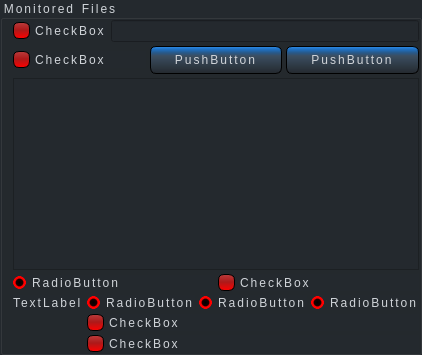
               <widget class="QGroupBox" name="mon_files_box">
                <property name="styleSheet">
                 <string notr="true">background-color: #24292E ;
font: 10pt &quot;MS Shell Dlg 2&quot;;
letter-spacing: 2px;
word-spacing: 1.4px;
color: #D0D4D9;
</string>
                </property>
                <property name="title">
                 <string>Monitored Files</string>
                </property>
                <property name="flat">
                 <bool>true</bool>
                </property>
                <property name="checkable">
                 <bool>false</bool>
                </property>
                <layout class="QVBoxLayout" name="verticalLayout_8">
                 <property name="spacing">
                  <number>0</number>
                 </property>
                 <property name="leftMargin">
                  <number>10</number>
                 </property>
                 <property name="topMargin">
                  <number>0</number>
                 </property>
                 <property name="rightMargin">
                  <number>0</number>
                 </property>
                 <property name="bottomMargin">
                  <number>0</number>
                 </property>
                 <item>
                  <layout class="QVBoxLayout" name="verticalLayout_6">
                   <property name="spacing">
                    <number>4</number>
                   </property>
                   <item>
                    <layout class="QHBoxLayout" name="horizontalLayout_22">
                     <item>
                      <widget class="QCheckBox" name="checkBox_26">
                       <property name="styleSheet">
                        <string notr="true">QCheckBox {
    spacing: 5px;
}
QCheckBox::indicator {
    width: 13px;
    height: 13px;
}
QCheckBox::indicator:unchecked {
background-color: qlineargradient(spread:reflect, x1:0.54, y1:1, x2:0.534, y2:0, stop:0 rgba(255, 0, 0, 255), stop:0.528409 rgba(173, 25, 25, 255), stop:1 rgba(187, 60, 60, 255));
border-style: outset;
border-width: 1px;
border-radius: 6px;
border-color: #000000;
min-width: 1em;
padding: 1px;
}
QCheckBox::indicator:checked {
background-color: qlineargradient(spread:reflect, x1:0.54, y1:1, x2:0.534, y2:0, stop:0 rgba(0, 255, 18, 255), stop:0.306818 rgba(10, 171, 24, 255), stop:0.636364 rgba(25, 173, 41, 255), stop:0.994318 rgba(33, 104, 47, 255));
border-style: outset;
border-width: 1px;
border-radius: 6px;
border-color: #000000;
min-width: 1em;
padding: 1px;
}</string>
                       </property>
                       <property name="text">
                        <string>CheckBox</string>
                       </property>
                      </widget>
                     </item>
                     <item>
                      <widget class="QLineEdit" name="lineEdit_5"/>
                     </item>
                    </layout>
                   </item>
                   <item>
                    <layout class="QHBoxLayout" name="horizontalLayout_23">
                     <item>
                      <widget class="QCheckBox" name="checkBox_27">
                       <property name="styleSheet">
                        <string notr="true">QCheckBox {
    spacing: 5px;
}
QCheckBox::indicator {
    width: 13px;
    height: 13px;
}
QCheckBox::indicator:unchecked {
background-color: qlineargradient(spread:reflect, x1:0.54, y1:1, x2:0.534, y2:0, stop:0 rgba(255, 0, 0, 255), stop:0.528409 rgba(173, 25, 25, 255), stop:1 rgba(187, 60, 60, 255));
border-style: outset;
border-width: 1px;
border-radius: 6px;
border-color: #000000;
min-width: 1em;
padding: 1px;
}
QCheckBox::indicator:checked {
background-color: qlineargradient(spread:reflect, x1:0.54, y1:1, x2:0.534, y2:0, stop:0 rgba(0, 255, 18, 255), stop:0.306818 rgba(10, 171, 24, 255), stop:0.636364 rgba(25, 173, 41, 255), stop:0.994318 rgba(33, 104, 47, 255));
border-style: outset;
border-width: 1px;
border-radius: 6px;
border-color: #000000;
min-width: 1em;
padding: 1px;
}</string>
                       </property>
                       <property name="text">
                        <string>CheckBox</string>
                       </property>
                      </widget>
                     </item>
                     <item>
                      <widget class="QPushButton" name="pushButton_2">
                       <property name="styleSheet">
                        <string notr="true">QPushButton {
background-color: qlineargradient(spread:reflect, x1:1, y1:1, x2:1, y2:0, stop:0 rgba(36, 41, 46, 255), stop:0.653409 rgba(59, 78, 97, 255), stop:0.761364 rgba(40, 88, 135, 255), stop:0.892045 rgba(31, 112, 194, 255), stop:1 rgba(47, 139, 230, 255));
border-style: outset;
border-width: 1px;
border-radius: 6px;
border-color: #000000;
min-width: 4em;
padding: 6px;
}
QPushButton:pressed {
   	background-color: rgb(47, 54, 67);
    border-style: inset;
}</string>
                       </property>
                       <property name="text">
                        <string>PushButton</string>
                       </property>
                      </widget>
                     </item>
                     <item>
                      <widget class="QPushButton" name="pushButton_3">
                       <property name="styleSheet">
                        <string notr="true">QPushButton {
background-color: qlineargradient(spread:reflect, x1:1, y1:1, x2:1, y2:0, stop:0 rgba(36, 41, 46, 255), stop:0.653409 rgba(59, 78, 97, 255), stop:0.761364 rgba(40, 88, 135, 255), stop:0.892045 rgba(31, 112, 194, 255), stop:1 rgba(47, 139, 230, 255));
border-style: outset;
border-width: 1px;
border-radius: 6px;
border-color: #000000;
min-width: 4em;
padding: 6px;
}
QPushButton:pressed {
   	background-color: rgb(47, 54, 67);
    border-style: inset;
}</string>
                       </property>
                       <property name="text">
                        <string>PushButton</string>
                       </property>
                      </widget>
                     </item>
                    </layout>
                   </item>
                   <item>
                    <layout class="QHBoxLayout" name="horizontalLayout_24">
                     <item>
                      <widget class="QListWidget" name="listWidget">
                       <property name="maximumSize">
                        <size>
                         <width>16777215</width>
                         <height>200</height>
                        </size>
                       </property>
                      </widget>
                     </item>
                    </layout>
                   </item>
                   <item>
                    <layout class="QHBoxLayout" name="horizontalLayout_25">
                     <item>
                      <widget class="QRadioButton" name="radioButton_6">
                       <property name="styleSheet">
                        <string notr="true">QRadioButton::indicator {
    width: 13px;
    height: 13px;
}

QRadioButton::indicator::unchecked {
background-color: qradialgradient(spread:pad, cx:0.5, cy:0.5, radius:0.5, fx:0.5, fy:0.5, stop:0 rgba(0, 0, 0, 255), stop:0.505682 rgba(25, 0, 0, 255), stop:0.693182 rgba(255, 0, 0, 255), stop:0.943182 rgba(255, 0, 0, 255), stop:1 rgba(255, 255, 255, 0));
}

QRadioButton::indicator::checked {
background-color: qradialgradient(spread:pad, cx:0.5, cy:0.5, radius:0.5, fx:0.5, fy:0.5, stop:0 rgba(0, 0, 0, 255), stop:0.505682 rgba(25, 0, 0, 255), stop:0.693182 rgba(36, 255, 0, 255), stop:0.943182 rgba(25, 255, 0, 255), stop:1 rgba(255, 255, 255, 0));
}
</string>
                       </property>
                       <property name="text">
                        <string>RadioButton</string>
                       </property>
                      </widget>
                     </item>
                     <item>
                      <widget class="QCheckBox" name="checkBox_28">
                       <property name="styleSheet">
                        <string notr="true">QCheckBox {
    spacing: 5px;
}
QCheckBox::indicator {
    width: 13px;
    height: 13px;
}
QCheckBox::indicator:unchecked {
background-color: qlineargradient(spread:reflect, x1:0.54, y1:1, x2:0.534, y2:0, stop:0 rgba(255, 0, 0, 255), stop:0.528409 rgba(173, 25, 25, 255), stop:1 rgba(187, 60, 60, 255));
border-style: outset;
border-width: 1px;
border-radius: 6px;
border-color: #000000;
min-width: 1em;
padding: 1px;
}
QCheckBox::indicator:checked {
background-color: qlineargradient(spread:reflect, x1:0.54, y1:1, x2:0.534, y2:0, stop:0 rgba(0, 255, 18, 255), stop:0.306818 rgba(10, 171, 24, 255), stop:0.636364 rgba(25, 173, 41, 255), stop:0.994318 rgba(33, 104, 47, 255));
border-style: outset;
border-width: 1px;
border-radius: 6px;
border-color: #000000;
min-width: 1em;
padding: 1px;
}</string>
                       </property>
                       <property name="text">
                        <string>CheckBox</string>
                       </property>
                      </widget>
                     </item>
                    </layout>
                   </item>
                   <item>
                    <layout class="QGridLayout" name="gridLayout_25">
                     <item row="0" column="1">
                      <widget class="QRadioButton" name="radioButton_7">
                       <property name="styleSheet">
                        <string notr="true">QRadioButton::indicator {
    width: 13px;
    height: 13px;
}

QRadioButton::indicator::unchecked {
background-color: qradialgradient(spread:pad, cx:0.5, cy:0.5, radius:0.5, fx:0.5, fy:0.5, stop:0 rgba(0, 0, 0, 255), stop:0.505682 rgba(25, 0, 0, 255), stop:0.693182 rgba(255, 0, 0, 255), stop:0.943182 rgba(255, 0, 0, 255), stop:1 rgba(255, 255, 255, 0));
}

QRadioButton::indicator::checked {
background-color: qradialgradient(spread:pad, cx:0.5, cy:0.5, radius:0.5, fx:0.5, fy:0.5, stop:0 rgba(0, 0, 0, 255), stop:0.505682 rgba(25, 0, 0, 255), stop:0.693182 rgba(36, 255, 0, 255), stop:0.943182 rgba(25, 255, 0, 255), stop:1 rgba(255, 255, 255, 0));
}
</string>
                       </property>
                       <property name="text">
                        <string>RadioButton</string>
                       </property>
                      </widget>
                     </item>
                     <item row="0" column="0">
                      <widget class="QLabel" name="label_16">
                       <property name="text">
                        <string>TextLabel</string>
                       </property>
                      </widget>
                     </item>
                     <item row="0" column="2">
                      <widget class="QRadioButton" name="radioButton_8">
                       <property name="styleSheet">
                        <string notr="true">QRadioButton::indicator {
    width: 13px;
    height: 13px;
}

QRadioButton::indicator::unchecked {
background-color: qradialgradient(spread:pad, cx:0.5, cy:0.5, radius:0.5, fx:0.5, fy:0.5, stop:0 rgba(0, 0, 0, 255), stop:0.505682 rgba(25, 0, 0, 255), stop:0.693182 rgba(255, 0, 0, 255), stop:0.943182 rgba(255, 0, 0, 255), stop:1 rgba(255, 255, 255, 0));
}

QRadioButton::indicator::checked {
background-color: qradialgradient(spread:pad, cx:0.5, cy:0.5, radius:0.5, fx:0.5, fy:0.5, stop:0 rgba(0, 0, 0, 255), stop:0.505682 rgba(25, 0, 0, 255), stop:0.693182 rgba(36, 255, 0, 255), stop:0.943182 rgba(25, 255, 0, 255), stop:1 rgba(255, 255, 255, 0));
}
</string>
                       </property>
                       <property name="text">
                        <string>RadioButton</string>
                       </property>
                      </widget>
                     </item>
                     <item row="0" column="3">
                      <widget class="QRadioButton" name="radioButton_9">
                       <property name="styleSheet">
                        <string notr="true">QRadioButton::indicator {
    width: 13px;
    height: 13px;
}

QRadioButton::indicator::unchecked {
background-color: qradialgradient(spread:pad, cx:0.5, cy:0.5, radius:0.5, fx:0.5, fy:0.5, stop:0 rgba(0, 0, 0, 255), stop:0.505682 rgba(25, 0, 0, 255), stop:0.693182 rgba(255, 0, 0, 255), stop:0.943182 rgba(255, 0, 0, 255), stop:1 rgba(255, 255, 255, 0));
}

QRadioButton::indicator::checked {
background-color: qradialgradient(spread:pad, cx:0.5, cy:0.5, radius:0.5, fx:0.5, fy:0.5, stop:0 rgba(0, 0, 0, 255), stop:0.505682 rgba(25, 0, 0, 255), stop:0.693182 rgba(36, 255, 0, 255), stop:0.943182 rgba(25, 255, 0, 255), stop:1 rgba(255, 255, 255, 0));
}
</string>
                       </property>
                       <property name="text">
                        <string>RadioButton</string>
                       </property>
                      </widget>
                     </item>
                     <item row="1" column="1" colspan="3">
                      <layout class="QVBoxLayout" name="verticalLayout_7">
                       <item>
                        <widget class="QCheckBox" name="checkBox_29">
                         <property name="styleSheet">
                          <string notr="true">QCheckBox {
    spacing: 5px;
}
QCheckBox::indicator {
    width: 13px;
    height: 13px;
}
QCheckBox::indicator:unchecked {
background-color: qlineargradient(spread:reflect, x1:0.54, y1:1, x2:0.534, y2:0, stop:0 rgba(255, 0, 0, 255), stop:0.528409 rgba(173, 25, 25, 255), stop:1 rgba(187, 60, 60, 255));
border-style: outset;
border-width: 1px;
border-radius: 6px;
border-color: #000000;
min-width: 1em;
padding: 1px;
}
QCheckBox::indicator:checked {
background-color: qlineargradient(spread:reflect, x1:0.54, y1:1, x2:0.534, y2:0, stop:0 rgba(0, 255, 18, 255), stop:0.306818 rgba(10, 171, 24, 255), stop:0.636364 rgba(25, 173, 41, 255), stop:0.994318 rgba(33, 104, 47, 255));
border-style: outset;
border-width: 1px;
border-radius: 6px;
border-color: #000000;
min-width: 1em;
padding: 1px;
}</string>
                         </property>
                         <property name="text">
                          <string>CheckBox</string>
                         </property>
                        </widget>
                       </item>
                       <item>
                        <widget class="QCheckBox" name="checkBox_30">
                         <property name="styleSheet">
                          <string notr="true">QCheckBox {
    spacing: 5px;
}
QCheckBox::indicator {
    width: 13px;
    height: 13px;
}
QCheckBox::indicator:unchecked {
background-color: qlineargradient(spread:reflect, x1:0.54, y1:1, x2:0.534, y2:0, stop:0 rgba(255, 0, 0, 255), stop:0.528409 rgba(173, 25, 25, 255), stop:1 rgba(187, 60, 60, 255));
border-style: outset;
border-width: 1px;
border-radius: 6px;
border-color: #000000;
min-width: 1em;
padding: 1px;
}
QCheckBox::indicator:checked {
background-color: qlineargradient(spread:reflect, x1:0.54, y1:1, x2:0.534, y2:0, stop:0 rgba(0, 255, 18, 255), stop:0.306818 rgba(10, 171, 24, 255), stop:0.636364 rgba(25, 173, 41, 255), stop:0.994318 rgba(33, 104, 47, 255));
border-style: outset;
border-width: 1px;
border-radius: 6px;
border-color: #000000;
min-width: 1em;
padding: 1px;
}</string>
                         </property>
                         <property name="text">
                          <string>CheckBox</string>
                         </property>
                        </widget>
                       </item>
                      </layout>
                     </item>
                    </layout>
                   </item>
                  </layout>
                 </item>
                </layout>
               </widget>
